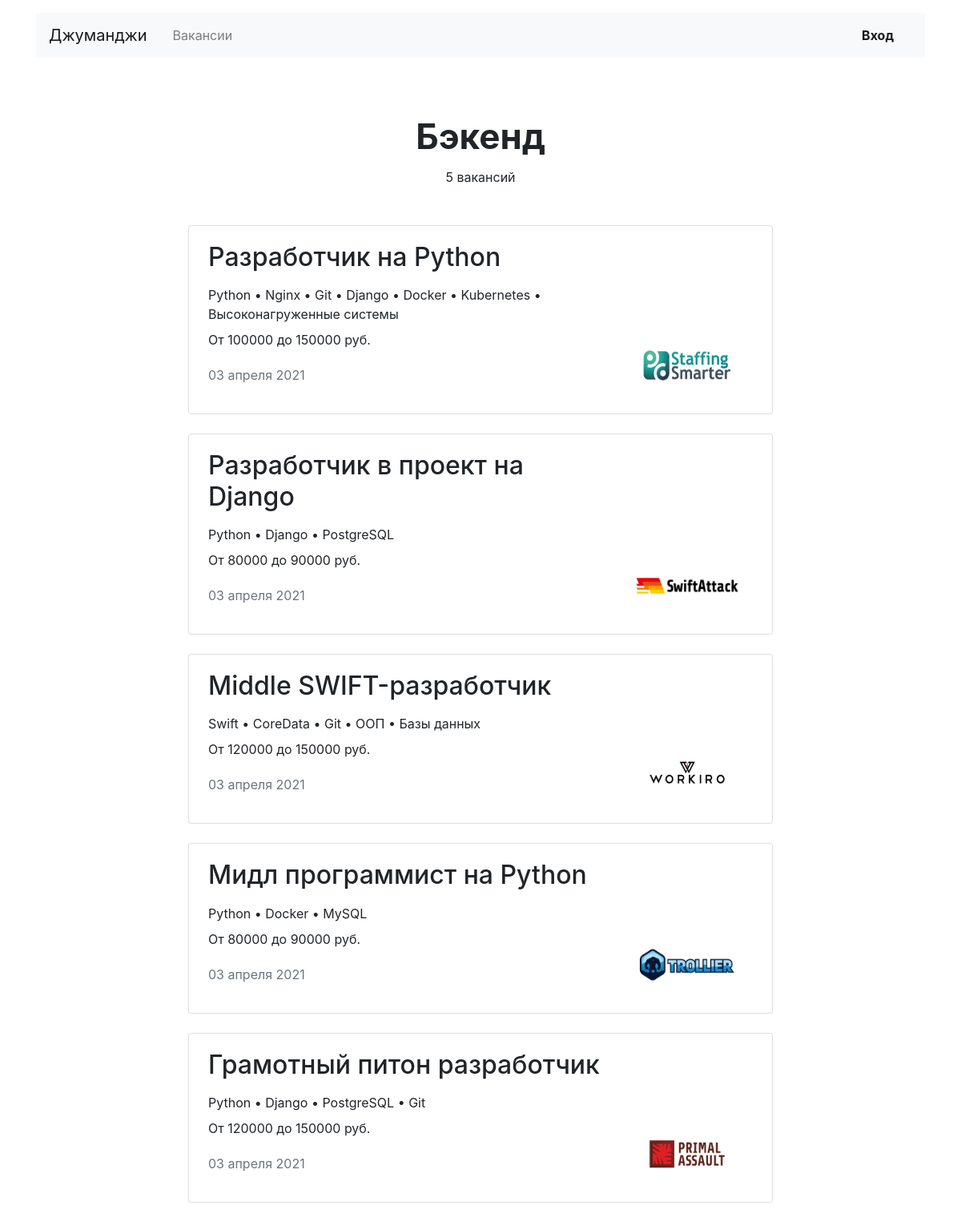
Page /vacancies/cat/backend on the committed database.
### vacancies/models.py (models this page shows, shortened)
class Settings(models.Model):
    name = models.CharField(max_length=100, primary_key=True, unique=True)
    setval = models.CharField(max_length=100)

class Specialty(models.Model):
    code = models.CharField(max_length=100, unique=True)
    title = models.CharField(max_length=100)
    picture = models.URLField(default='https://place-hold.it/100x60')

class Vacancy(models.Model):
    title = models.CharField(max_length=100)
    specialty = models.ForeignKey('Specialty', on_delete=models.CASCADE, related_name='vacancies')
    company = models.ForeignKey('Company', on_delete=models.CASCADE, related_name='vacancies')
    skills = models.CharField(max_length=999)
    description = models.TextField()
    salary_min = models.IntegerField()
    salary_max = models.IntegerField()
    published_at = models.DateField(auto_now_add=True)

class Company(models.Model):
    name = models.CharField(max_length=100)
    location = models.CharField(max_length=100)
    logo = models.URLField(default='https://place-hold.it/100x60')
    description = models.TextField()
    employee_count = models.IntegerField()

### vacancies/views.py (the view)
# urls.py: path('vacancies/cat/<str:specialty>', SpecialtyView.as_view(), name='specialty'),
class SpecialtyView(TemplateView):
    template_name = 'vacancies.html'
    def get_context_data(self, specialty, **kwargs):
        context = super().get_context_data(**kwargs)
        context['title'] = get_object_or_404(Specialty, code=specialty).title
        context['vacancies'] = Vacancy.objects.filter(specialty__code=specialty)
        return context

### vacancies/context_processors.py (called while the page is built)
def site_title(request):
    return {'site_title': Settings.objects.get(name='site_title').setval}

def site_description(request):
    return {'site_description': Settings.objects.get(name='site_description').setval}

### vacancies/templatetags/filters.py (called while the page is built)
def count_str(count, base, suffixes):
    count_int = int(count) if count else 0
    suffix = suffixes[2]
    if (2 <= count_int % 10 <= 4) and (count_int % 100 // 10 != 1):
        suffix = suffixes[1]
    elif (count_int % 10 == 1) and (count_int % 100 // 10 != 1):
        suffix = suffixes[0]
    return base + suffix

@register.filter
def vacancies_count_str(vacancies_count):
    return count_str(vacancies_count, 'ваканси', ['я', 'и', 'й'])

@register.filter
def separated_list(strlist):
    return ' • '.join([item.strip() for item in strlist.split(',')])

### templates/vacancies/vacancies.html
{% extends 'base.html' %}
{% load static %}
{% load filters %}
{% block container %}
  <main class="container mt-3">
    <section>
      <h1 class="h1 text-center mx-auto mt-4 pt-5" style="font-size: 44px;"><strong>{{ title }}</strong></h1>
      <p class="text-center pt-1">{{ vacancies.count }} {{ vacancies.count|vacancies_count_str }}</p>
      <div class="row mt-5">
        <div class="col-12 col-lg-8 offset-lg-2 m-auto">
          {% for vacancy in vacancies %}
          <div class="card mb-4">
            <div class="card-body px-4">
              <div class="row">
                <div class="col-12 col-md-8 col-lg-9">
                  <h2 class="h2 pb-2"><a href="{% url 'vacancy' vacancy.id %}" class="uncolored">{{ vacancy.title }}</a></h2>
                  <p class="mb-2">{{ vacancy.skills|separated_list }}</p>
                  <p>От {{ vacancy.salary_min }} до {{ vacancy.salary_max }} руб.</p>
                  <p class="text-muted pt-1">{{ vacancy.published_at|date:"d E Y" }}</p>
                </div>
                <div class="col-12 col-md-4 col-lg-3 d-flex align-items-end">
                  <a href="{% url 'company' vacancy.company.id %}"><img src="{% static 'img/companies/' %}{{ vacancy.company.logo }}" width="130" height="80" alt=""></a>
                </div>
              </div>
            </div>
          </div>
          {% endfor %}
        </div>
      </div>
    </section>
  </main>
{% endblock %}

### templates/vacancies/base.html (shortened to what this page needs)
{% load static %}
<!DOCTYPE html>
<html lang="ru">
<head>
  <link rel="stylesheet" href="https://stackpath.bootstrapcdn.com/bootstrap/4.3.1/css/bootstrap.min.css">
  <link type="text/css" href="{% static 'css/style.css' %}" rel="stylesheet" />
</head>
<body>
  <header class="container mt-3">
    <nav class="navbar navbar-expand-lg navbar-light bg-light">
      <a class="navbar-brand mr-4" href="{% url 'home' %}">{{ site_title }}</a>
      <div class="collapse navbar-collapse justify-content-between" id="navbarNav">
        <ul class="navbar-nav col-10">
          <li class="nav-item">
            <a class="nav-link {% if request.path == vacancies %}active{% endif %}" href="{% url 'vacancies' %}">Вакансии</a>
          </li>
        </ul>
        <ul class="navbar-nav col-2 justify-content-end">
          <li class="nav-item active">
            <a href="#" class="nav-link font-weight-bold">Вход</a>
          </li>
        </ul>
      </div>
    </nav>
  </header>
  {% block container %}
  {% endblock %}
</body>
</html>

### static/css/style.css (style rules this page uses)
a.uncolored { color: inherit; }

### rows in the picture
Settings: setval "Джуманджи"
Specialty: title "Бэкенд"
Vacancy: title "Разработчик на Python", skills|separated_list "Python • Nginx • Git • Django • Docker • Kubernetes • Высоконагруженные системы", salary_min "100000", salary_max "150000", published_at "03 апреля 2021", company.logo (picture)
Vacancy: title "Разработчик в проект на Django", skills|separated_list "Python • Django • PostgreSQL", salary_min "80000", salary_max "90000", published_at "03 апреля 2021", company.logo (picture)
Vacancy: title "Middle SWIFT-разработчик", skills|separated_list "Swift • CoreData • Git • ООП • Базы данных", salary_min "120000", salary_max "150000", published_at "03 апреля 2021", company.logo (picture)
Vacancy: title "Мидл программист на Python", skills|separated_list "Python • Docker • MySQL", salary_min "80000", salary_max "90000", published_at "03 апреля 2021", company.logo (picture)
Vacancy: title "Грамотный питон разработчик", skills|separated_list "Python • Django • PostgreSQL • Git", salary_min "120000", salary_max "150000", published_at "03 апреля 2021", company.logo (picture)

### other values in the picture
{{ vacancies.count }} "5"
{{ vacancies.count|vacancies_count_str }} "вакансий"
